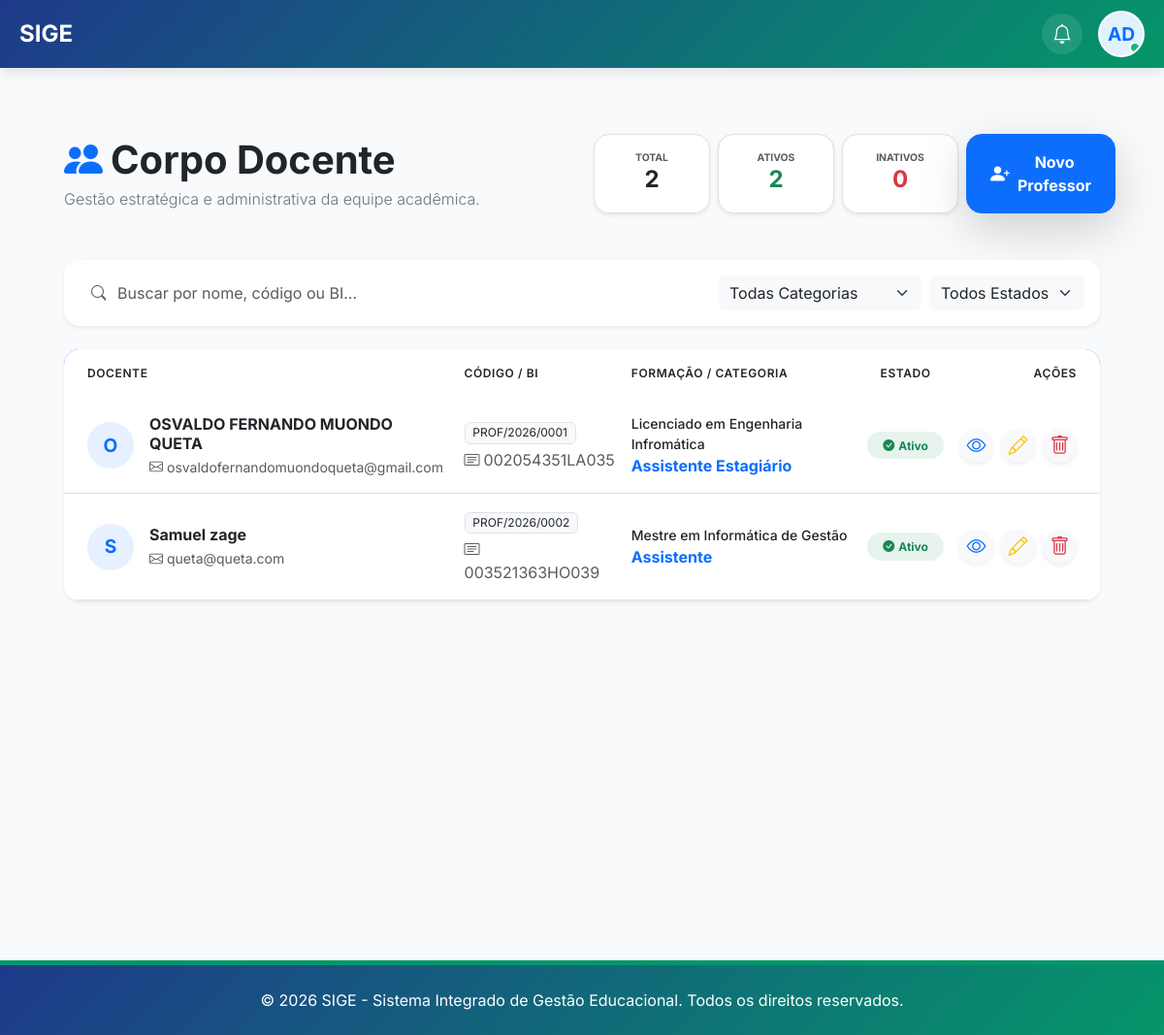
Page /professores/ (signed in) on the committed database.
### core/models.py (models this page shows, shortened)
class Professor(models.Model):
    user = models.OneToOneField(User, on_delete=models.CASCADE, null=True, blank=True)
    codigo_professor = models.CharField(max_length=20, unique=True, verbose_name="Código do Professor", blank=True)
    nome_completo = models.CharField(max_length=200, verbose_name="Nome Completo", unique=True)
    genero = models.CharField(max_length=20, choices=[('M', 'Masculino'), ('F', 'Feminino')], verbose_name="Género", default='M')
    data_nascimento = models.DateField(verbose_name="Data de Nascimento")
    nacionalidade = models.CharField(max_length=100, verbose_name="Nacionalidade", default="Angolana")
    bilhete_identidade = models.CharField(max_length=50, verbose_name="Nº do BI", unique=True)
    estado_civil = models.CharField(max_length=50, verbose_name="Estado Civil", blank=True)
    telefone = models.CharField(max_length=20, verbose_name="Telefone", unique=True)
    email = models.EmailField(verbose_name="Email", unique=True)
    endereco = models.TextField(verbose_name="Endereço")
    municipio_provincia = models.CharField(max_length=200, verbose_name="Município / Província", blank=True)
    GRAU_ACADEMICO_CHOICES = [
        ('licenciado', 'Licenciado'),
        ('mestre', 'Mestre'),
        ('doutor', 'Doutor'),
    ]
    grau_academico = models.CharField(max_length=20, choices=GRAU_ACADEMICO_CHOICES, verbose_name="Grau Académico", blank=True)
    area_formacao = models.CharField(max_length=200, verbose_name="Área de Formação", blank=True)
    especialidade = models.CharField(max_length=200, verbose_name="Especialidade", blank=True, null=True)
    CATEGORIA_CHOICES = [
        ('assistente_estagiario', 'Assistente Estagiário'),
        ('assistente', 'Assistente'),
        ('auxiliar', 'Auxiliar'),
        ('associado', 'Associado'),
        ('professor_catedratico', 'Professor Catedrático'),
        ('docente_convidado', 'Docente Convidado'),
    ]
    categoria = models.CharField(max_length=50, choices=CATEGORIA_CHOICES, verbose_name="Categoria", blank=True)
    TIPO_VINCULO_CHOICES = [
        ('efetivo', 'Efetivo'),
        ('colaborador', 'Colaborador'),
        ('estagiario', 'Estagiário'),
    ]
    tipo_vinculo = models.CharField(max_length=20, choices=TIPO_VINCULO_CHOICES, verbose_name="Tipo de Vínculo", blank=True)
    data_admissao = models.DateField(verbose_name="Data de Admissão", default=timezone.now)
    data_contratacao = models.DateField(verbose_name="Data de Contratação", default=timezone.now) # Mantendo por compatibilidade se necessário
    ESTADO_CHOICES = [
        ('ativo', 'Ativo'),
        ('inativo', 'Inativo'),
    ]
    estado = models.CharField(max_length=10, choices=ESTADO_CHOICES, default='ativo', verbose_name="Estado")
    class Meta:
        verbose_name = "Professor"
        verbose_name_plural = "Professores"
        ordering = ['nome_completo']

### core/views.py (the view)
# urls.py: path('professores/', views.listar_professores, name='listar_professores'),
@login_required
def listar_professores(request):
    from .models import Professor
    from django.db.models import Q
    query = request.GET.get('q', '')
    categoria = request.GET.get('categoria', '')
    estado = request.GET.get('estado', '')
    professores = Professor.objects.select_related('user', 'user__perfil').all()
    if query:
        professores = professores.filter(
            Q(nome_completo__icontains=query) |
            Q(codigo_professor__icontains=query) |
            Q(bilhete_identidade__icontains=query)
        )
    if categoria:
        professores = professores.filter(categoria=categoria)
    if estado:
        professores = professores.filter(estado=estado)
    total_ativos = Professor.objects.filter(estado='ativo').count()
    total_inativos = Professor.objects.filter(estado='inativo').count()
    categorias = Professor.objects.exclude(categoria__isnull=True).exclude(categoria='').values_list('categoria', flat=True).distinct()
    return render(request, 'core/professores_lista.html', {
        'professores': professores,
        'total_ativos': total_ativos,
        'total_inativos': total_inativos,
        'query': query,
        'categoria_sel': categoria,
        'estado_sel': estado,
        'categorias_list': categorias
    })

### core/context_processors.py (called while the page is built)
def subscricao_context(request):
    if not request.user.is_authenticated:
        return {}
    subscricao = Subscricao.objects.filter(estado__in=['ativo', 'teste']).first()
    return {'subscricao': subscricao}

def global_academic_context(request):
    config = ConfiguracaoEscola.objects.first()
    context = {
        'config': config
    }
    if request.user.is_authenticated:
        ano_id = request.session.get('ano_academico_id')
        if ano_id:
            ano_atual = AnoAcademico.objects.filter(id=ano_id).first()
        else:
            ano_atual = AnoAcademico.get_atual()
            if ano_atual:
                request.session['ano_academico_id'] = ano_atual.id
        semestre_atual = None
        if ano_atual:
            semestre_atual = ano_atual.semestres.filter(ativo=True).first()
        perfil = PerfilUsuario.objects.filter(user=request.user).first()
        context.update({
            'ano_atual': ano_atual,
            'semestre_atual': semestre_atual,
            'user_perfil': perfil
        })
    return context

### core/templates/core/professores_lista.html (shortened to what this page needs)
{% extends 'core/base.html' %}
{% block content %}
<div class="container-fluid px-4 py-5" style="background-color: #f8fafc; min-height: 100vh;">
    <div class="row mb-5 align-items-center">
        <div class="col-lg-6">
            <h1 class="display-6 fw-bold text-dark mb-1">
                <i class="bi bi-people-fill text-primary me-2"></i>Corpo Docente
            </h1>
            <p class="text-secondary lead fs-6 mb-0">Gestão estratégica e administrativa da equipe acadêmica.</p>
        </div>
        <div class="col-lg-6 text-lg-end mt-3 mt-lg-0">
            <div class="d-inline-flex gap-2">
                <div class="bg-white p-3 rounded-4 shadow-sm border text-center" style="min-width: 120px;">
                    <div class="small text-muted text-uppercase fw-bold" style="font-size: 0.65rem;">Total</div>
                    <div class="h4 fw-bold mb-0">{{ professores.count }}</div>
                </div>
                <div class="bg-white p-3 rounded-4 shadow-sm border text-center" style="min-width: 120px;">
                    <div class="small text-muted text-uppercase fw-bold" style="font-size: 0.65rem;">Ativos</div>
                    <div class="h4 fw-bold text-success mb-0">{{ total_ativos|default:"0" }}</div>
                </div>
                <div class="bg-white p-3 rounded-4 shadow-sm border text-center" style="min-width: 120px;">
                    <div class="small text-muted text-uppercase fw-bold" style="font-size: 0.65rem;">Inativos</div>
                    <div class="h4 fw-bold text-danger mb-0">{{ total_inativos|default:"0" }}</div>
                </div>
                {% if professores %}
                <a href="{% url 'criar_professor' %}" class="btn btn-primary rounded-4 px-4 py-3 shadow-lg d-flex align-items-center transition-hover">
                    <i class="bi bi-person-plus-fill fs-5 me-2"></i>
                    <span class="fw-bold">Novo Professor</span>
                </a>
                {% endif %}
            </div>
        </div>
    </div>
    <div class="card border-0 shadow-sm rounded-4 mb-4">
        <div class="card-body p-3">
            <form method="GET" id="filterForm" class="row g-3">
                <div class="col-md-5">
                    <div class="input-group">
                        <span class="input-group-text bg-transparent border-0 pe-0">
                            <i class="bi bi-search text-muted"></i>
                        </span>
                        <input type="text" name="q" id="filterBusca" class="form-control border-0 shadow-none" placeholder="Buscar por nome, código ou BI..." value="{{ query }}">
                    </div>
                </div>
                <div class="col-md-7 d-flex gap-2 justify-content-md-end">
                    <select name="categoria" class="form-select border-0 shadow-none bg-light rounded-3" style="width: auto;" onchange="this.form.submit()">
                        <option value="">Todas Categorias</option>
                    </select>
                    <select name="estado" class="form-select border-0 shadow-none bg-light rounded-3" style="width: auto;" onchange="this.form.submit()">
                        <option value="">Todos Estados</option>
                    </select>
                </div>
            </form>
        </div>
    </div>
    <div class="card border-0 shadow-sm rounded-4 overflow-hidden">
        <div class="table-responsive">
            <table class="table table-hover align-middle mb-0">
                <thead class="bg-primary text-white">
                    <tr>
                        <th class="ps-4 py-3 border-0 small text-uppercase">Docente</th>
                        <th class="py-3 border-0 small text-uppercase">Código / BI</th>
                        <th class="py-3 border-0 small text-uppercase">Formação / Categoria</th>
                        <th class="py-3 border-0 small text-uppercase text-center">Estado</th>
                        <th class="text-end pe-4 py-3 border-0 small text-uppercase">Ações</th>
                    </tr>
                </thead>
                <tbody class="bg-white">
                    {% for prof in professores %}
                    <tr class="transition-hover">
                        <td class="ps-4 py-3">
                            <div class="d-flex align-items-center">
                                <div class="avatar-wrapper me-3">
                                    <div class="avatar bg-primary bg-opacity-10 rounded-circle d-flex align-items-center justify-content-center fw-bold text-primary" style="width: 48px; height: 48px; font-size: 1.2rem;">
                                        {{ prof.nome_completo|slice:":1"|upper }}
                                    </div>
                                </div>
                                <div>
                                    <div class="fw-bold text-dark lh-sm">{{ prof.nome_completo }}</div>
                                    <div class="text-muted small d-flex align-items-center mt-1">
                                        <i class="bi bi-envelope me-1"></i> {{ prof.email }}
                                    </div>
                                </div>
                            </div>
                        </td>
                        <td class="py-3">
                            <div class="badge bg-light text-dark border fw-normal mb-1">{{ prof.codigo_professor }}</div>
                            <div class="text-muted smaller"><i class="bi bi-card-text me-1"></i>{{ prof.bilhete_identidade }}</div>
                        </td>
                        <td class="py-3">
                            <div class="text-dark fw-medium small">{{ prof.get_grau_academico_display|default:prof.grau_academico|title }} em {{ prof.area_formacao|default:"Área não definida" }}</div>
                            <div class="text-primary smaller fw-bold">{{ prof.get_categoria_display|default:prof.categoria|title }}</div>
                        </td>
                        <td class="py-3 text-center">
                            {% if prof.estado == 'ativo' %}
                            <span class="badge rounded-pill bg-success bg-opacity-10 text-success px-3 py-2">
                                <i class="bi bi-check-circle-fill me-1"></i>Ativo
                            </span>
                            {% else %}
                            <span class="badge rounded-pill bg-danger bg-opacity-10 text-danger px-3 py-2">
                                <i class="bi bi-x-circle-fill me-1"></i>Inativo
                            </span>
                            {% endif %}
                        </td>
                        <td class="text-end pe-4 py-3">
                            <div class="d-flex align-items-center justify-content-end gap-2">
                                <a href="{% url 'perfil_professor' prof.id %}" class="btn btn-light btn-sm rounded-circle border-0 shadow-sm transition-hover" title="Ver Perfil" style="width: 35px; height: 35px; display: flex; align-items: center; justify-content: center;">
                                    <i class="bi bi-eye text-primary fs-5"></i>
                                </a>
                                <a href="#" class="btn btn-light btn-sm rounded-circle border-0 shadow-sm transition-hover" title="Editar Dados" style="width: 35px; height: 35px; display: flex; align-items: center; justify-content: center;">
                                    <i class="bi bi-pencil text-warning fs-5"></i>
                                </a>
                                <a href="#" class="btn btn-light btn-sm rounded-circle border-0 shadow-sm transition-hover" title="Remover" style="width: 35px; height: 35px; display: flex; align-items: center; justify-content: center;">
                                    <i class="bi bi-trash text-danger fs-5"></i>
                                </a>
                            </div>
                        </td>
                    </tr>
                    {% endfor %}
                </tbody>
            </table>
        </div>
    </div>
</div>
{% endblock %}

### core/templates/core/base.html (style rules this page uses)
:root { --primary-color: #1e3a8a; --secondary-color: #059669; --accent-color: #f59e0b; --light-bg: #f8fafc; }
html, body { height: 100%; margin: 0; padding: 0; }
body { font-family: 'Inter', sans-serif; background-color: #f8fafc; display: flex; flex-direction: column; min-height: 100vh; }
.card { transition: transform 0.3s; height: 100%; border-radius: 15px; border: none; box-shadow: 0 4px 6px rgba(0,0,0,0.05); }

### core/templates/core/professores_lista.html (style rules this page uses)
.transition-hover { transition: all 0.2s ease-in-out; }
.table thead th { font-weight: 600; letter-spacing: 0.05em; font-size: 0.75rem; }

### rows in the picture
Professor: nome_completo "O", nome_completo "OSVALDO FERNANDO MUONDO QUETA", email "osvaldofernandomuondoqueta@gmail.com", codigo_professor "PROF/2026/0001", bilhete_identidade "002054351LA035", grau_academico "Licenciado", area_formacao "Engenharia Infromática", categoria "Assistente Estagiário", estado "ativo" (drawn)
Professor: nome_completo "S", nome_completo "Samuel zage", email "queta@queta.com", codigo_professor "PROF/2026/0002", bilhete_identidade "003521363HO039", grau_academico "Mestre", area_formacao "Informática de Gestão", categoria "Assistente", estado "ativo" (drawn)

### other values in the picture
{{ professores.count }} "2"
{{ total_ativos|default:"0" }} "2"
{{ total_inativos|default:"0" }} "0"
